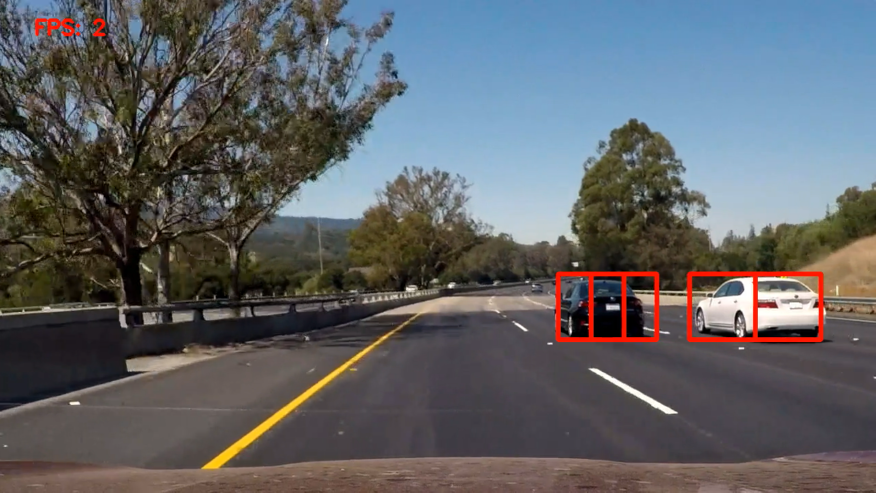
#> input picture examples/sliding_window.png, 1751 x 985 px (shown at 1/2 size)
$ python -i lesson_functions.py   (imports and definitions only)   (older library calls are emulated)
#> lines starting #> are read from the running program, lines starting #| are printed output that depends on the picture
import matplotlib.image as mpimg
import numpy as np
import cv2
from skimage.feature import hog
# Define a function to return HOG features and visualization
def get_hog_features(img, orient, pix_per_cell, cell_per_block,
                        vis=False, feature_vec=True):
    # Call with two outputs if vis==True
    if vis == True:
        features, hog_image = hog(img, orientations=orient,
                                  pixels_per_cell=(pix_per_cell, pix_per_cell),
                                  cells_per_block=(cell_per_block, cell_per_block),
                                  transform_sqrt=True,
                                  visualise=vis, feature_vector=feature_vec)
        return features, hog_image
    # Otherwise call with one output
    else:
        features = hog(img, orientations=orient,
                       pixels_per_cell=(pix_per_cell, pix_per_cell),
                       cells_per_block=(cell_per_block, cell_per_block),
                       transform_sqrt=True,
                       visualise=vis, feature_vector=feature_vec)
        return features

# Define a function to compute binned color features
def bin_spatial(img, size=(32, 32)):
    # Use cv2.resize().ravel() to create the feature vector
    features = cv2.resize(img, size).ravel()
    # Return the feature vector
    return features

# Define a function to compute color histogram features
# NEED TO CHANGE bins_range if reading .png files with mpimg!
def color_hist(img, nbins=32, bins_range=(0, 1)):
    # Compute the histogram of the color channels separately
    channel1_hist = np.histogram(img[:,:,0], bins=nbins, range=bins_range)
    channel2_hist = np.histogram(img[:,:,1], bins=nbins, range=bins_range)
    channel3_hist = np.histogram(img[:,:,2], bins=nbins, range=bins_range)
    # Concatenate the histograms into a single feature vector
    hist_features = np.concatenate((channel1_hist[0], channel2_hist[0], channel3_hist[0]))
    # Return the individual histograms, bin_centers and feature vector
    return hist_features

# Define a function to extract features from a list of images
# Have this function call bin_spatial() and color_hist()
# [106 lines left out: functions extract_features, slide_window, draw_boxes, not called in this run]

# Define a function to extract features from a single image window
# This function is very similar to extract_features()
# just for a single image rather than list of images
def single_img_features(img, color_space='RGB', spatial_size=(32, 32),
                        hist_bins=32, orient=9,
                        pix_per_cell=8, cell_per_block=2, hog_channel=0,
                        spatial_feat=True, hist_feat=True, hog_feat=True):
    #1) Define an empty list to receive features
    img_features = []
    #2) Apply color conversion if other than 'RGB'
    if color_space != 'RGB':
        if color_space == 'HSV':
            feature_image = cv2.cvtColor(img, cv2.COLOR_RGB2HSV)
        elif color_space == 'LUV':
            feature_image = cv2.cvtColor(img, cv2.COLOR_RGB2LUV)
        elif color_space == 'HLS':
            feature_image = cv2.cvtColor(img, cv2.COLOR_RGB2HLS)
        elif color_space == 'YUV':
            feature_image = cv2.cvtColor(img, cv2.COLOR_RGB2YUV)
        elif color_space == 'YCrCb':
            feature_image = cv2.cvtColor(img, cv2.COLOR_RGB2YCrCb)
    else: feature_image = np.copy(img)
    #3) Compute spatial features if flag is set
    if spatial_feat == True:
        spatial_features = bin_spatial(feature_image, size=spatial_size)
        #4) Append features to list
        img_features.append(spatial_features)
    #5) Compute histogram features if flag is set
    if hist_feat == True:
        hist_features = color_hist(feature_image, nbins=hist_bins)
        #6) Append features to list
        img_features.append(hist_features)
    #7) Compute HOG features if flag is set
    if hog_feat == True:
        if hog_channel == 'ALL':
            hog_features = []
            for channel in range(feature_image.shape[2]):
                hog_features.extend(get_hog_features(feature_image[:,:,channel],
                                    orient, pix_per_cell, cell_per_block,
                                    vis=False, feature_vec=True))
        else:
            hog_features = get_hog_features(feature_image[:,:,hog_channel], orient,
                        pix_per_cell, cell_per_block, vis=False, feature_vec=True)
        #8) Append features to list
        img_features.append(hog_features)

    #9) Return concatenated array of features
    return np.concatenate(img_features)


# Define a function you will pass an image
# and the list of windows to be searched (output of slide_windows())
# [29 lines left out: function search_windows, not called in this run]


def convert_cv_mpl(img):
    ret = cv2.cvtColor(img, cv2.COLOR_BGR2RGB)
    return ret.astype(np.float32)/255

def convert_mpl_cv(img):
    ret = (img*255).astype(np.uint8)
    return cv2.cvtColor(ret, cv2.COLOR_RGB2BGR)


# [35 lines left out: functions add_heat, apply_threshold, draw_labeled_bboxes, not called in this run]

>>> import cv2
>>> picture = cv2.cvtColor(cv2.imread('examples/sliding_window.png'), cv2.COLOR_BGR2RGB)
>>> result = single_img_features(picture)
#> in bin_spatial, `features = cv2.resize(img, size).ravel()`: features = 3072 values, max 255 at index 105, min 0 at index 398, mean 97.6
#> in single_img_features, `spatial_features = bin_spatial(feature_image, size=spatial_size)`: spatial_features has the same summary as features in bin_spatial
#> in color_hist, `hist_features = np.concatenate((channel1_hist[0], channel2_hist[0], ch..`: hist_features = 96 values, max 28321 at index 64, min 0 at index 1, mean 498.1
#> in get_hog_features, `features = hog(img, orientations=orient, pixels_per_cell=(pix_per_cell..`:
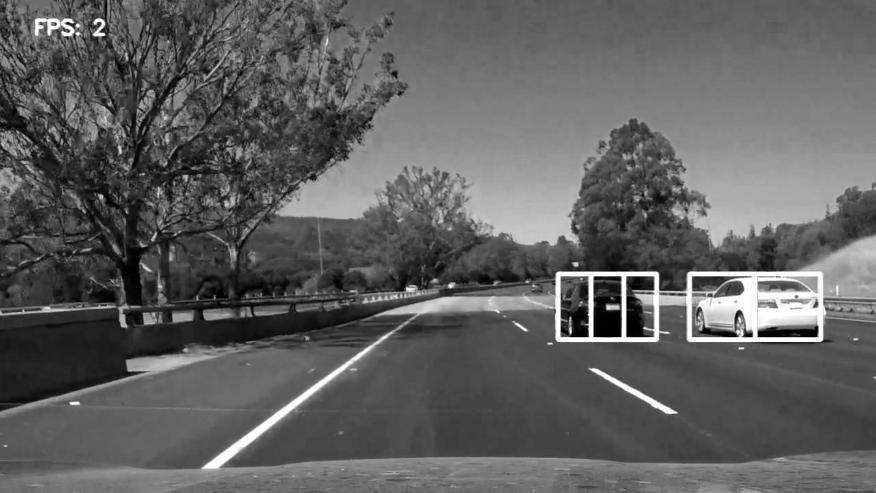
#> img: shape (985, 1751) (shown at 1/2 size); min 0, max 255, mean 95.8
